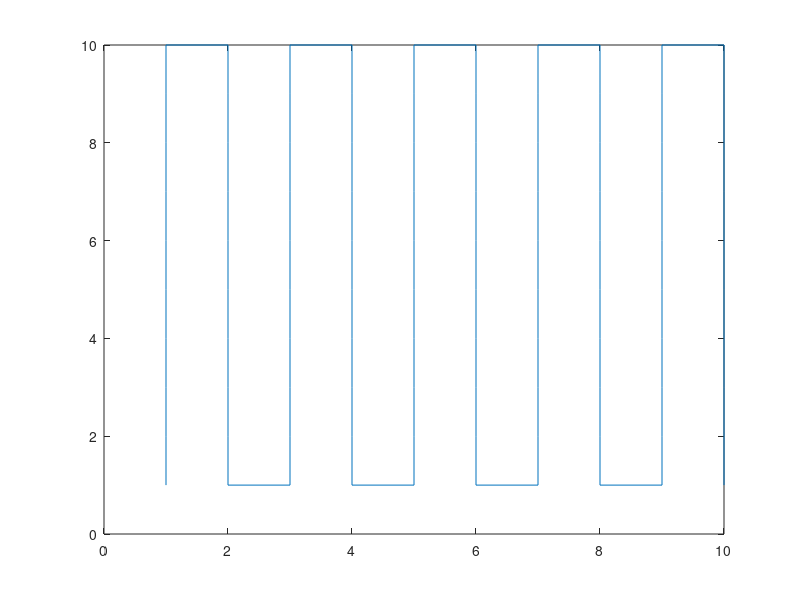

The MATLAB source for this figure: (Note: this script raises an error after producing the figure.)
clc


%% initialization Values
N1d = 10;                        %number of particles in one side of the square. This is initializing 100 particles in 2D square of side 10.
N = N1d*N1d;                     %number of particles
Density = 1;                     % density of system
L = power(N/Density,1/2);        % side L of square

position = zeros(N,3);           %array of position coordinates stored as X,Y,Z
velocity = zeros(N,3);           %array of velocities stored as VX,VY,VZ
force = zeros(N,3);              %force between any two non consecutive particles

pos2 = zeros(N,3);               %array of position coordinates stored as X,Y,

f_link = zeros(N,3);             %force between two consecutive particles


%% initialized positions

h = L/(N1d); % spacing between atoms

count = 1;

for i = 1 : N1d
    for j = 1 : N1d
            if (count <= N)
                position(count,1)= i*h;
                position(count,2)= j*h;
            end
             count = count + 1;
    end
end

 %plot(position(:,1), position(:,2),'*b') 
 %return
 
 count = 1;
 
 for r = 1:N1d
     
     if (mod(r,2)==1)
         
         for i = 1:N1d
     pos2((r*N1d)-(N1d-i),1) = position((r*N1d)-(N1d-i),1);
     pos2((r*N1d)-(N1d-i),2) = position((r*N1d)-(N1d-i),2);
        
         end
     end
     
     if (mod(r,2)==0)
         
        for i = 1:N1d 
     pos2((r*N1d)-(N1d-i),1) = position((r*N1d)-(i-1),1);
     pos2((r*N1d)-(N1d-i),2) = position((r*N1d)-(i-1),2);
     
        end
     end
 end
 
 %position
 %pos2
 plot(pos2(:,1), pos2(:,2)) 
 %return
 
 %% Initialize Velocity
 %% evaluation of forces

 % for force between two  non-linked molecules (i and i+2) 
dr = zeros(3,1);
potential = 0;

F0 = force_ij(1.22); % !!!!!!!!!!!!!!!check this

%.... have %commented out
%the F0 terms in the following part they represent the cutoff. since we
%have a E-12 decaying potential, the cutoff is really not neccecary.

for i = 1 : N
    for j = i+2 : N
        
        dist = 0.0;
        
        for k = 1 : 3
            
            dr(k) = pos2(i,k) - pos2(j,k);
            
           if(dr(k) > L/2)                 %PBC
               dr(k) = dr(k) - L;
           end
           
           if(dr(k) < -L/2)
               dr(k) = dr(k) + L;
           end
            
            dist = dist + dr(k)*dr(k);
        end
        
        dist = power(dist,0.5);
        
        if (dist <= 101)
            
            potential = potential + potential_ij(dist); % + F0*dist;
            F = force_ij(dist); % - F0;
           
            for k = 1 : 3
                force(i,k) = force(i,k) + F*dr(k)/dist;
                force(j,k) = force(j,k) - F*dr(k)/dist;   % because Fji = -Fij
            end
        end
        
    end
end

% force between two immediate linked molecules
dr = zeros(3,1);
potential = 0;
F2 = flink_func(1.22);

for i = 1 : N-1
    nxt = i+1;
    dist = 0.0;
        
        for k = 1 : 3
            
            dr(k) = pos2(i,k) - pos2(nxt,k);
            
           if(dr(k) > L/2)         %PBC
               dr(k) = dr(k) - L;
           end
           
           if(dr(k) < -L/2)
               dr(k) = dr(k) + L;
           end
            
            dist = dist + dr(k)*dr(k);
        end
        
        dist = power(dist,0.5);
        
        if (dist <= 101)
            
            potential = potential + plink_func(dist); %+ F2*dist;
            F = flink_func(dist) ;% - F2;
           
            for k = 1 : 3
                f_link(i,k) = f_link(i,k) + F*dr(k)/dist;
                f_link(nxt,k) = f_link(nxt,k) - F*dr(k)/dist;   % because Fji = -Fij
            end
        end
        
end      

%force
%f_link

%% Force Iteration
%% Plot
